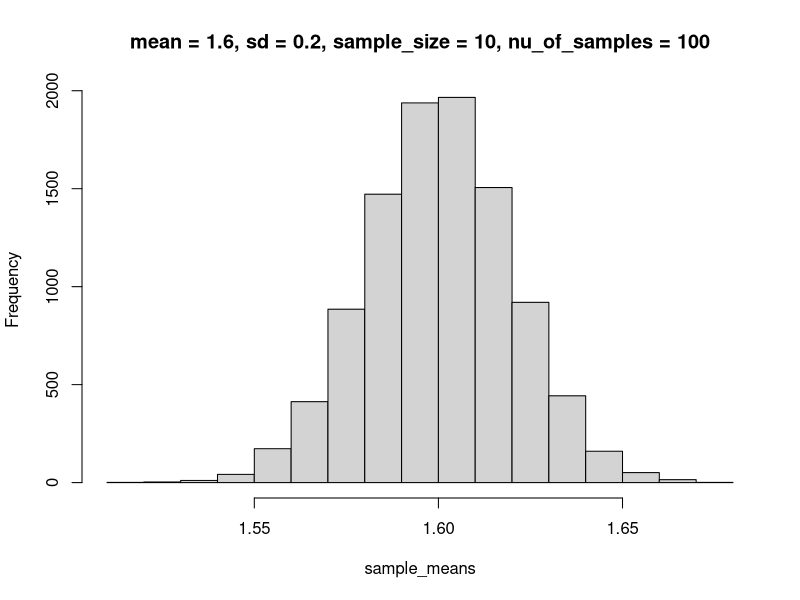
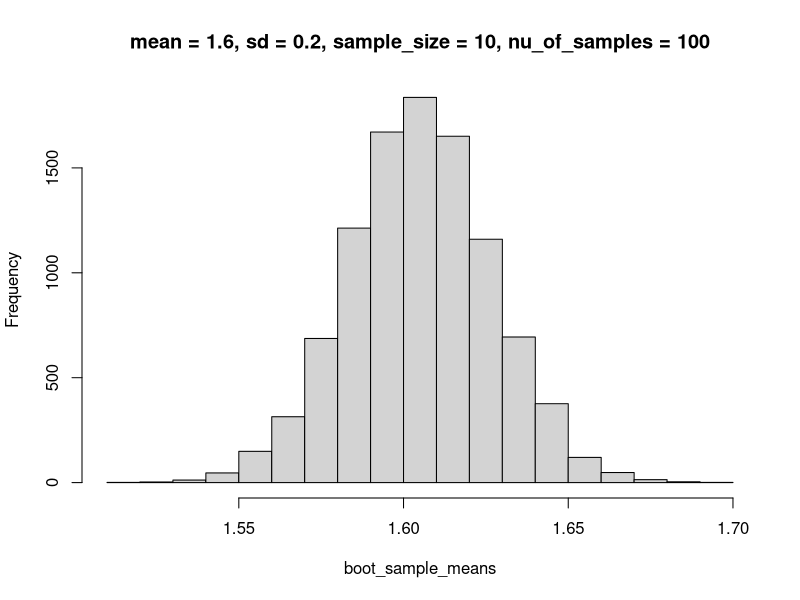

Here is the R script that generated these plots, in order:
  # Define a population (Hight of SriLankans)
p_mean <- 1.6
p_sd <- 0.2

# Sampling
sample_size <- 100
sample <- rnorm(sample_size, p_mean, p_sd)
sample_mean <- mean(sample)

#Creating a array of 100 size where sample means are there
nu_of_samples <- 10000
sample_means <- numeric(nu_of_samples)

for (i in 1:nu_of_samples){
  sample <- rnorm(sample_size, p_mean, p_sd)
  sample_means[i] <- mean(sample)
}
sample_means

hist(sample_means, main = "mean = 1.6, sd = 0.2, sample_size = 10, nu_of_samples = 100")


# Bootstrap sampling
boot_sample_means <- numeric(nu_of_samples)

for (i in 1:nu_of_samples){
  boot_sample_means[i] <- mean(sample(sample, sample_size, replace=TRUE))
}

hist(boot_sample_means, main = "mean = 1.6, sd = 0.2, sample_size = 10, nu_of_samples = 100")

sd(sample_means)
sd(boot_sample_means)